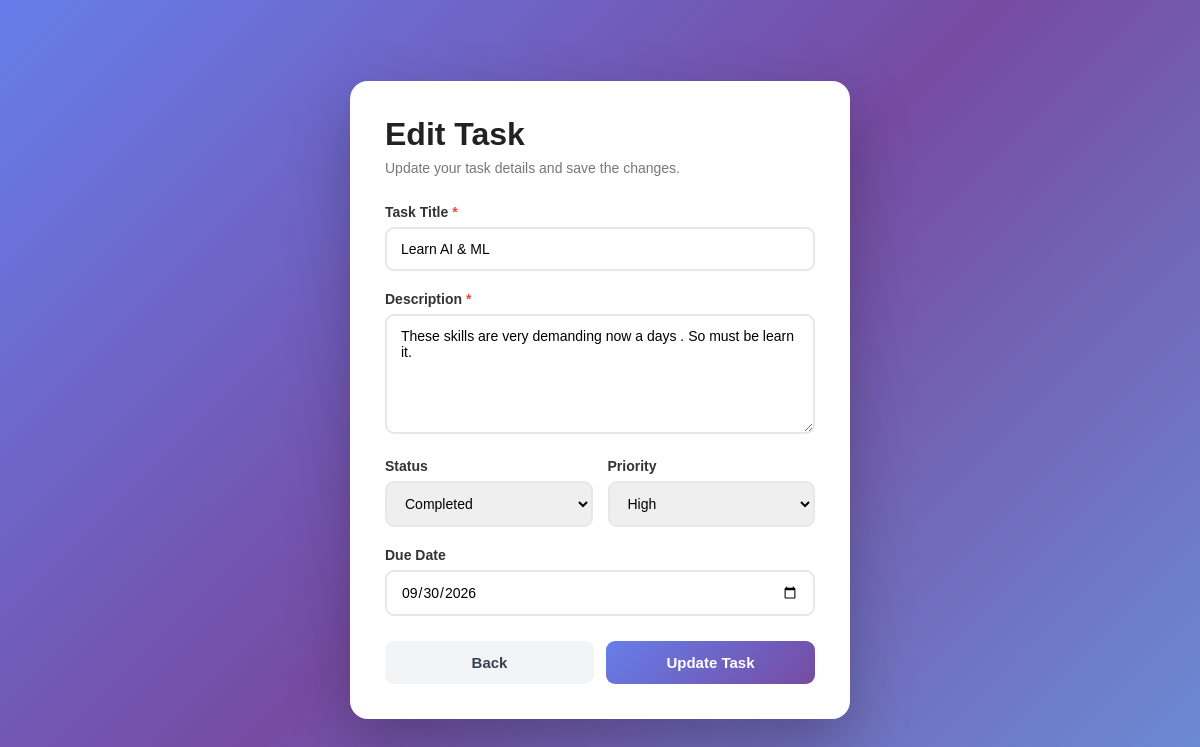
The app's page /student/web/task/edit/3/ (signed in) with its own data.
### student/models.py (models this page shows, shortened)
class Task(models.Model):
    STATUS_CHOICES = [
        ('pending', 'Pending'),
        ('in_progress', 'In Progress'),
        ('completed', 'Completed'),
    ]
    PRIORITY_CHOICES = [
        ('low', 'Low'),
        ('medium', 'Medium'),
        ('high', 'High'),
    ]
    title = models.CharField(max_length=200)
    description = models.TextField()
    status = models.CharField(
        max_length=20,
        choices=STATUS_CHOICES,
        default='pending'
    )
    priority = models.CharField(
        max_length=10,
        choices=PRIORITY_CHOICES,
        default='medium'
    )
    due_date = models.DateField(null=True, blank=True)
    created_by = models.ForeignKey(
        User,
        on_delete=models.CASCADE,
        null=True,
        blank=True
    )
    created_at = models.DateTimeField(auto_now_add=True)

### student/views.py (the view, shortened to what this page needs)
# urls.py: path('web/task/edit/<int:pk>/', edit_task, name='edit-task'),
@login_required
def edit_task(request, pk):
    try:
        task = Task.objects.get(
            id=pk,
            created_by=request.user
        )
    except Task.DoesNotExist:
        return redirect("dashboard")
    return render(
        request,
        "task_form.html",
        {
            "task": task,
            "edit_mode": True
        }
    )

### student/templates/task_form.html (shortened to what this page needs)
<!DOCTYPE html>
<html lang="en">
<head>
</head>
<body>
<div class="form-container">
    <div class="header">
        <h1>
            {% if edit_mode %}
                Edit Task
            {% else %}
                Add New Task
            {% endif %}
        </h1>
        <p>
            {% if edit_mode %}
                Update your task details and save the changes.
            {% else %}
                Create a new task and manage it from your dashboard.
            {% endif %}
        </p>
    </div>
    <form
        method="POST"
        action="{% if edit_mode %}{% url 'edit-task' task.id %}{% else %}{% url 'add-task' %}{% endif %}"
    >
        <div class="form-group">
            <label for="title">
                Task Title
                <span class="required">*</span>
            </label>
            <input
                type="text"
                id="title"
                name="title"
                placeholder="Enter task title"
                maxlength="200"
                value="{{ task.title|default:'' }}"
                required
            >
        </div>
        <div class="form-group">
            <label for="description">
                Description
                <span class="required">*</span>
            </label>
            <textarea
                id="description"
                name="description"
                placeholder="Describe your task..."
                required
            >{{ task.description|default:'' }}</textarea>
        </div>
        <div class="row">
            <div class="form-group">
                <label for="status">
                    Status
                </label>
                <select
                    id="status"
                    name="status"
                >
                    <option
                        value="completed"
                        {% if task.status == "completed" %}
                            selected
                        {% endif %}
                    >
                        Completed
                    </option>
                </select>
            </div>
            <div class="form-group">
                <label for="priority">
                    Priority
                </label>
                <select
                    id="priority"
                    name="priority"
                >
                    <option
                        value="high"
                        {% if task.priority == "high" %}
                            selected
                        {% endif %}
                    >
                        High
                    </option>
                </select>
            </div>
        </div>
        <div class="form-group">
            <label for="due_date">
                Due Date
            </label>
            <input
                type="date"
                id="due_date"
                name="due_date"
                value="{{ task.due_date|date:'Y-m-d' }}"
            >
        </div>
        <div class="buttons">
            <a
                href="{% url 'dashboard' %}"
                class="btn back-btn"
            >
                Back
            </a>
            <button
                type="submit"
                class="btn save-btn"
            >
                {% if edit_mode %}
                    Update Task
                {% else %}
                    Save Task
                {% endif %}
            </button>
        </div>
    </form>
</div>
</body>
</html>

### student/templates/task_form.html (style rules this page uses)
* { margin: 0; padding: 0; box-sizing: border-box; }
body { font-family: Arial, sans-serif; min-height: 100vh; display: flex; justify-content: center; align-items: center; padding: 30px; background: linear-gradient( 135deg, #667eea, #764ba2, #6b8dd6 ); }
.form-container { width: 500px; background: white; padding: 35px; border-radius: 18px; box-shadow: 0 25px 60px rgba(0, 0, 0, 0.25); animation: entry 0.6s ease; }
.header { margin-bottom: 28px; }
.header h1 { color: #222; margin-bottom: 7px; }
.header p { color: #777; font-size: 14px; }
.form-group { margin-bottom: 20px; }
label { display: block; margin-bottom: 7px; color: #333; font-size: 14px; font-weight: bold; }
input, textarea, select { width: 100%; padding: 12px 14px; border: 2px solid #e5e7eb; border-radius: 9px; outline: none; font-size: 14px; font-family: Arial, sans-serif; transition: 0.3s; }
textarea { min-height: 120px; resize: vertical; }
.row { display: grid; grid-template-columns: 1fr 1fr; gap: 15px; }
.buttons { display: flex; gap: 12px; margin-top: 25px; }
.btn { flex: 1; padding: 13px; border: none; border-radius: 9px; font-size: 15px; font-weight: bold; cursor: pointer; text-align: center; text-decoration: none; transition: 0.3s; }
.save-btn { background: linear-gradient( 135deg, #667eea, #764ba2 ); color: white; }
.back-btn { background: #f3f4f6; color: #374151; }
.required { color: #ef4444; }

### records on screen
Task: title "Learn AI & ML", description "These skills are very demanding now a days . So must be learn it.", status "Completed", priority "High", due_date "09/30/2026"
